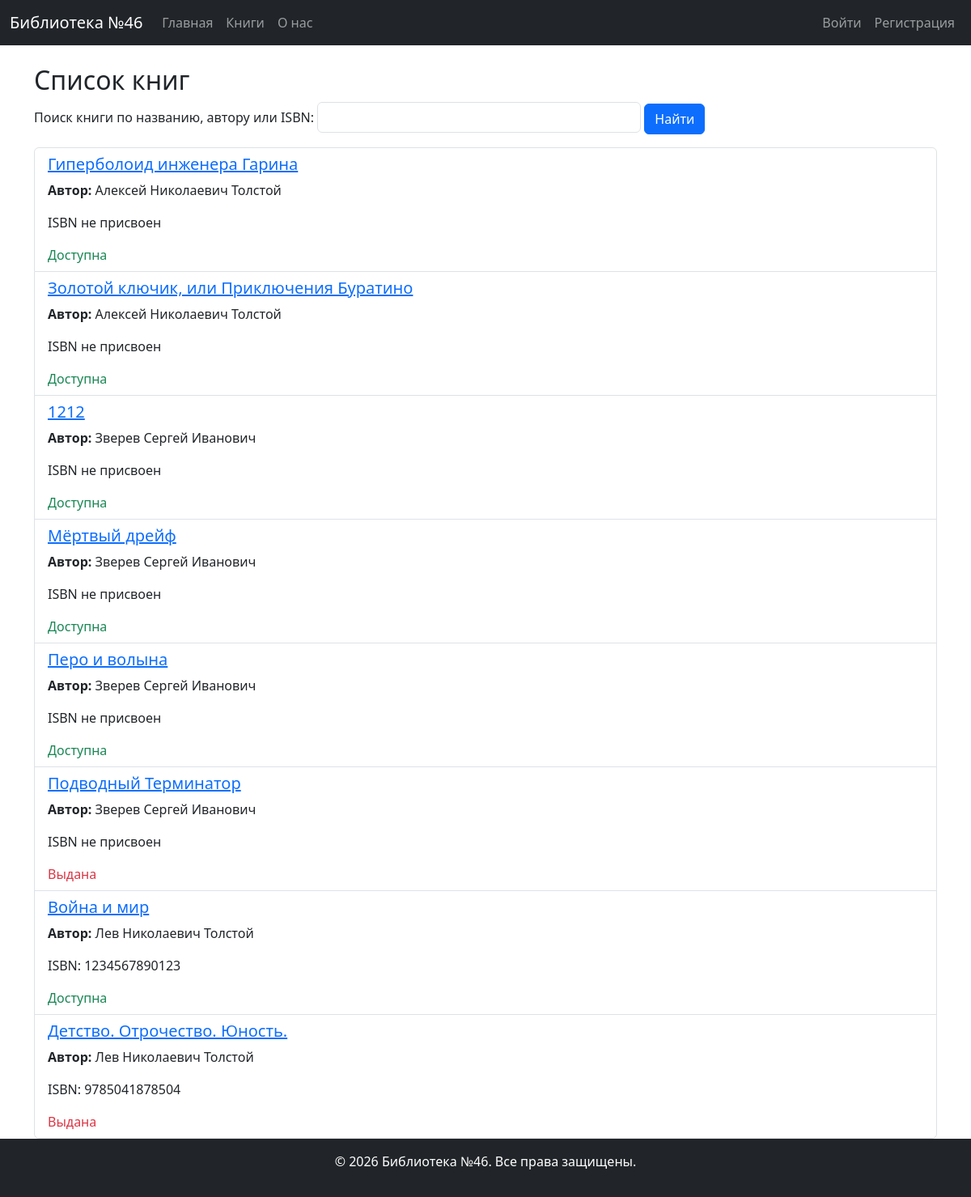
/books/, run on an earlier commit of the app's database.
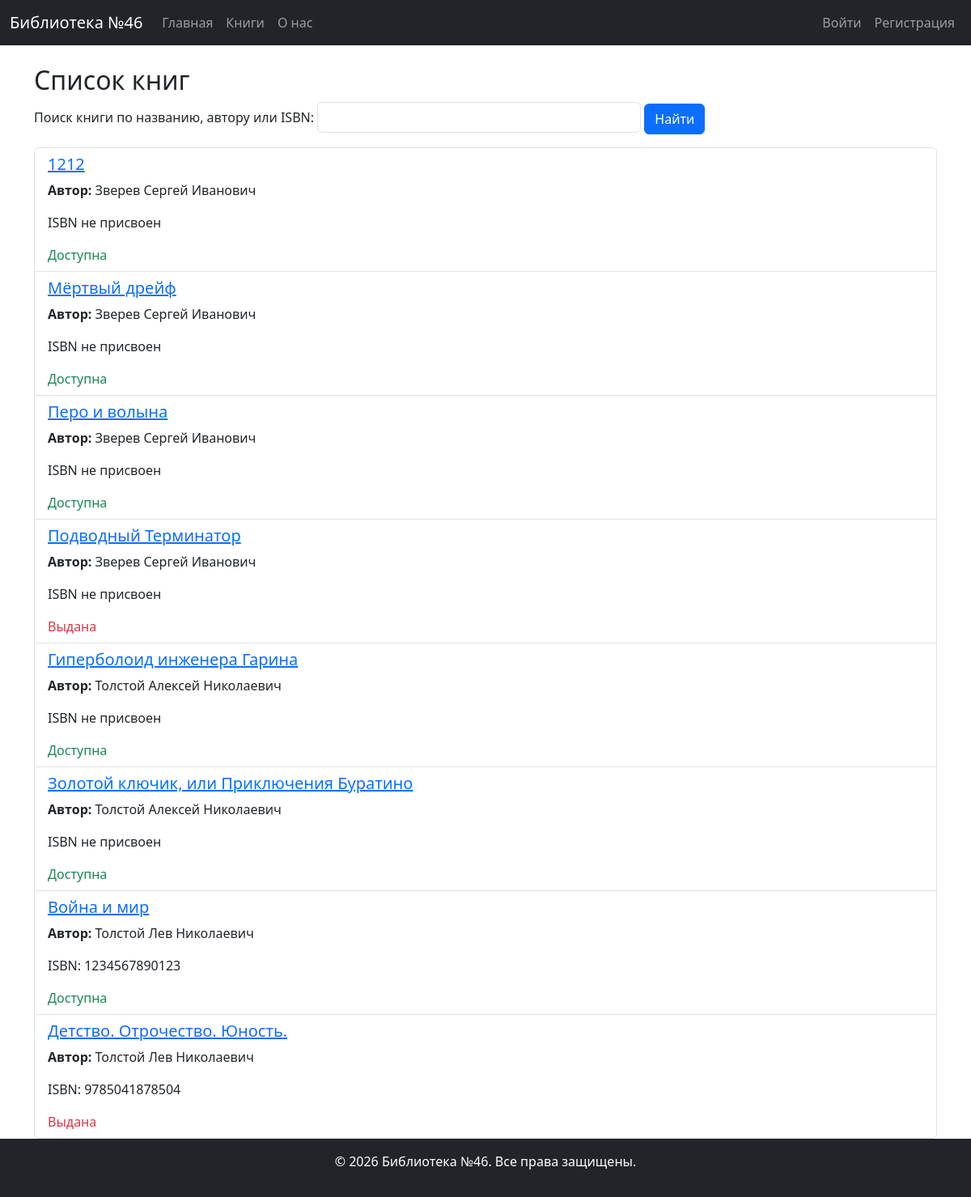
And on a later commit of the database.
### lib_app/models.py (models this page shows, shortened)
class Book(models.Model):
    title = models.CharField(max_length=255)
    author = models.ForeignKey(
        Author,
        on_delete=models.SET_NULL,
        related_name='books',
        null=True,
        blank=True
    )
    publisher = models.ForeignKey(
        Publisher,
        on_delete=models.SET_NULL,
        related_name='books',
        null=True,
        blank=True
    )
    isbn = models.CharField(
        max_length=13,                                          # ISBN должен содержать ровно 13 цифр
        null=True,
        blank=True
    )
    year = models.PositiveIntegerField(
        null=True,
        blank=True,
        validators=[
            MinValueValidator(1),                               # Год должен быть ≥ 1
            MaxValueValidator(datetime.now().year)              # Не больше текущего года
        ]
    )
    short_description = models.TextField(
        default="",
        null=True,
        blank=True
    )
    key_words = models.TextField(
        default="",
        null=True,
        blank=True
    )
    available = models.BooleanField(default=True)               # доступна ли для выдачи
    times_of_issued = models.PositiveIntegerField(default=0)    # сколько раз выдана книга

class Author(models.Model):
    name = models.CharField(max_length=200)
    date_of_birth = models.DateField(null=True, blank=True)
    date_of_death = models.DateField(null=True, blank=True)

### lib_app/views.py (the view, shortened to what this page needs)
# urls.py: path('books/', BookListView.as_view(), name='book_list'),
class BookListView(ListView):
    model = Book
    template_name = 'lib_app/book_list.html'
    paginate_by = 10
    def get_queryset(self):
        queryset = Book.objects.select_related('author').order_by('author__name', 'title')
        query = self.request.GET.get('q', '').strip()
        return queryset
    def get_context_data(self, **kwargs):
        context = super().get_context_data(**kwargs)
        context['page_title'] = 'Список книг'
        return context

### lib_app/templates/lib_app/book_list.html (shortened to what this page needs)
{% extends "base.html" %}
{% block content %}
    <h2>{{ page_title }}</h2>
    <form method="get" class="mb-3">
        <label for="site-search">Поиск книги по названию, автору или ISBN:</label>
        <input type="search" id="site-search" name="q" value="{{ search_query|default:'' }}" class="form-control" style="max-width: 400px; display: inline;">
        <button type="submit" class="btn btn-primary">Найти</button>
    </form>
    <ul class="list-group">
        {% for book in book_list %}
        <li class="list-group-item">
            <h5><a href="{% url 'book_detail' book.id %}">{{ book.title }}</a></h5>
            <p><strong>Автор:</strong> {{ book.author.name }}</p>
            <p>
                {% if book.isbn %}
                    ISBN: {{ book.isbn }}
                {% else %}
                    ISBN не присвоен
                {% endif %}
            </p>
            {% if book.available %}
                <span class="text-success">Доступна</span>
            {% else %}
                <span class="text-danger">Выдана</span>
            {% endif %}
        </li>
        {% empty %}
            <li class="list-group-item">Книги не найдены.</li>
        {% endfor %}
    </ul>
{% endblock %}

What changed in the data, as far as the page shows it:
changed through a linked row, Book "Гиперболоид инженера Гарина": author.name "Алексей Николаевич Толстой" → "Толстой Алексей Николаевич"; moves down the list
changed through a linked row, Book "Золотой ключик, или Приключения Буратино": author.name "Алексей Николаевич Толстой" → "Толстой Алексей Николаевич"; moves down the list
changed through a linked row, Book "Война и мир": author.name "Лев Николаевич Толстой" → "Толстой Лев Николаевич"
changed through a linked row, Book "Детство. Отрочество. Юность.": author.name "Лев Николаевич Толстой" → "Толстой Лев Николаевич"
